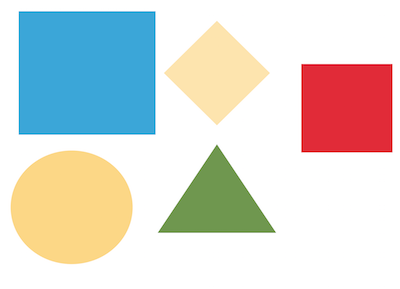
#> input picture src/turtlesim_cleaner/images/shapes.png, 400 x 289 px
$ python contours_detection.py   (older library calls are emulated)
#> lines starting #> are read from the running program, lines starting #| are printed output that depends on the picture; after the words box and inside, x2 and y2 are one past the last pixel; in counts of white or black regions, pixels touching at a corner belong together
#!/usr/bin/env python

import numpy as np
import cv2

def read_rgb_image(image_name, show):
    rgb_image = cv2.imread(image_name)
    if show:
        cv2.imshow("RGB Image",rgb_image)
    return rgb_image

def convert_rgb_to_gray(rgb_image,show):
    gray_image = cv2.cvtColor(rgb_image, cv2.COLOR_BGR2GRAY)
    if show:
        cv2.imshow("Gray Image",gray_image)
    return gray_image

def convert_gray_to_binary(gray_image, adaptive, show):
    if adaptive:
        binary_image = cv2.adaptiveThreshold(gray_image,
                            255,
                            cv2.ADAPTIVE_THRESH_GAUSSIAN_C,
                            cv2.THRESH_BINARY_INV, 115, 2)
    else:
        _,binary_image = cv2.threshold(gray_image,127,255,cv2.THRESH_BINARY_INV)
    if show:
        cv2.imshow("Binary Image", binary_image)
    return binary_image

def getContours(binary_image):
    _,contours, hierarchy = cv2.findContours(binary_image,
                                              cv2.RETR_TREE,
                                               cv2.CHAIN_APPROX_SIMPLE)
    return contours

def draw_contours(image, contours, image_name):
    index = -1 #means all contours
    thickness = 2 #thinkess of the contour line
    color = (255, 0, 255) #color of the contour line
    cv2.drawContours(image, contours, index, color, thickness)
    cv2.imshow(image_name,image)


def main():
    image_name = "../images/shapes.png"
    rgb_image = read_rgb_image(image_name, True)
#> in read_rgb_image, rgb_image is the input picture: shape (289, 400, 3); mean B, G, R 212.1, 217.4, 217.3
    gray_image= convert_rgb_to_gray(rgb_image,True)
#> in convert_rgb_to_gray, `gray_image = cv2.cvtColor(rgb_image, cv2.COLOR_BGR2GRAY)`:
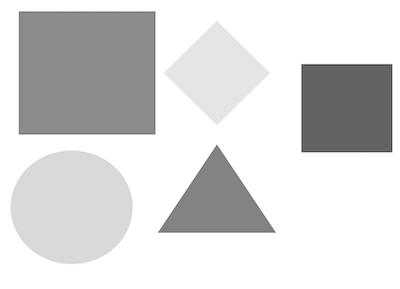
#> gray_image: shape (289, 400); min 66, max 255, mean 216.8
    binary_image = convert_gray_to_binary(gray_image, True, True)
#> in convert_gray_to_binary, `binary_image = cv2.adaptiveThreshold(gray_image, 255, cv2.ADAPTIVE_THR..`:
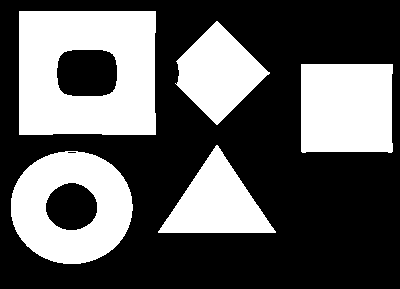
#> binary_image: shape (289, 400); 36.3% white; 5 white regions
    contours = getContours(binary_image)
#> in getContours, `_,contours, hierarchy = cv2.findContours(binary_image, cv2.RETR_TREE, ..`: contours = 8 contours, 1 with area under 20; largest, box (x1, y1, x2, y2) and area: (19, 11, 156, 135) 16599, (11, 151, 133, 264) 10690, (301, 64, 393, 153) 7856, (175, 21, 270, 125) 5231, (158, 145, 276, 233) 5123, (56, 49, 118, 97) 2598, (45, 182, 98, 231) 1934
    draw_contours(rgb_image, contours,"RGB Contours")
#> in draw_contours, `cv2.drawContours(image, contours, index, color, thickness)`:
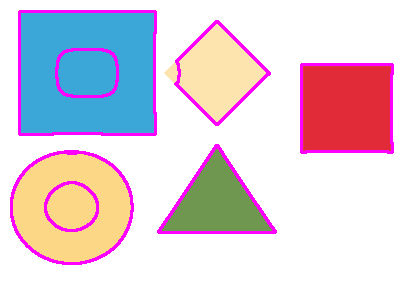
#> image: shape (289, 400, 3); mean B, G, R 216.9, 205.5, 221.3

    cv2.waitKey(0)
    cv2.destroyAllWindows()

if __name__ == '__main__':
    main()

$ run again, with src/turtlesim_cleaner/images/chess.jpg saved as src/turtlesim_cleaner/images/shapes.png
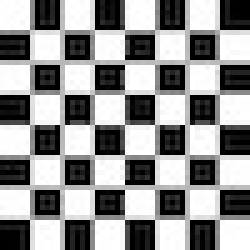
#> input picture src/turtlesim_cleaner/images/chess.jpg, 50 x 50 px (shown 5 times larger)
#> in read_rgb_image, rgb_image is the input picture: shape (50, 50, 3); min 0, max 255, mean 145.1
#> in convert_gray_to_binary, `binary_image = cv2.adaptiveThreshold(gray_image, 255, cv2.ADAPTIVE_THR..`:
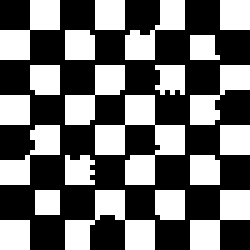
#> binary_image: shape (50, 50) (shown 5 times larger); 43.2% white; 21 white regions
#> in getContours, `_,contours, hierarchy = cv2.findContours(binary_image, cv2.RETR_TREE, ..`: contours = 21 contours, 3 with area under 20; largest, box (x1, y1, x2, y2) and area: (19, 19, 37, 37) 98, (13, 38, 31, 50) 68, (38, 38, 50, 50) 50, (0, 0, 12, 12) 50, (13, 13, 25, 25) 49
#> in draw_contours, `cv2.drawContours(image, contours, index, color, thickness)`:
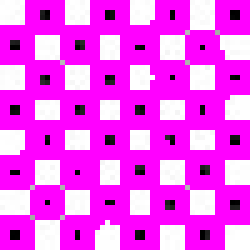
#> image: shape (50, 50, 3) (shown 5 times larger); mean B, G, R 244.6, 78, 244.6

$ run again, with src/turtlesim_cleaner/images/flower.jpg saved as src/turtlesim_cleaner/images/shapes.png
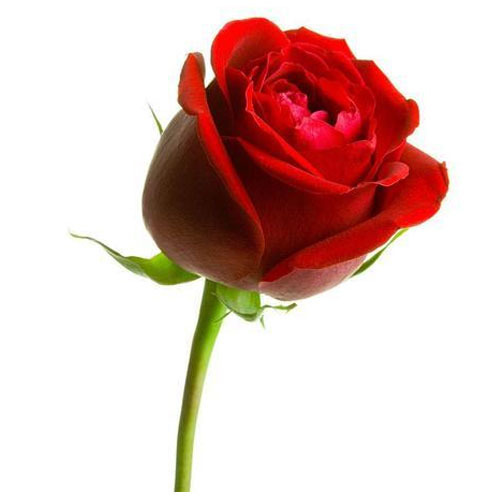
#> input picture src/turtlesim_cleaner/images/flower.jpg, 500 x 500 px
#> in read_rgb_image, rgb_image is the input picture: shape (500, 500, 3); mean B, G, R 190.9, 195.6, 224.4
#> in convert_gray_to_binary, `binary_image = cv2.adaptiveThreshold(gray_image, 255, cv2.ADAPTIVE_THR..`:
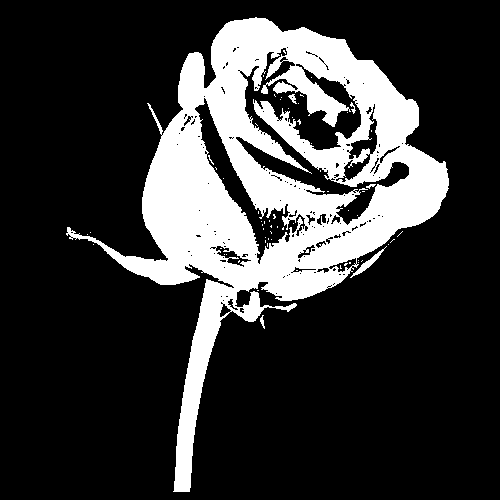
#> binary_image: shape (500, 500); 21.3% white; 64 white regions (58 under 20 px)
#> in getContours, `_,contours, hierarchy = cv2.findContours(binary_image, cv2.RETR_TREE, ..`: contours = 253 contours, 225 with area under 20; largest, box (x1, y1, x2, y2) and area: (66, 17, 449, 492) 65202, (235, 47, 410, 226) 8590, (194, 97, 306, 265) 3565, (348, 103, 378, 160) 558, (335, 153, 371, 183) 366
#> in draw_contours, `cv2.drawContours(image, contours, index, color, thickness)`:
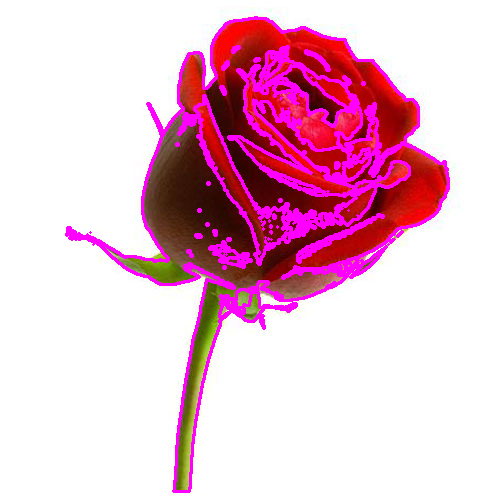
#> image: shape (500, 500, 3); mean B, G, R 209, 189.9, 232.8
